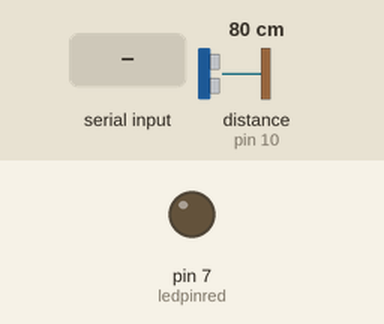
Simulated run of this sketch. Board: Arduino Uno, built with avr-gcc and run on an emulated ATmega328P. Shown: output pins drawn as LEDs (lit = HIGH). Wiring (inferred from the names in the program): ultrasonic range finder: trigger pin 12; echo pin 10. Inputs (shaded band) come from the test bench; at power-on: distance to the obstacle (sensor on pin 10) 80 cm. The echo pulse lasts 58.3 µs per cm; pins used as bus, display or sensor lines are not drawn; what the sketch prints to the serial monitor is not drawn.

Above: at 1.2 s.
1.3 s: "red on\n" received over Serial
At 2.0 s:
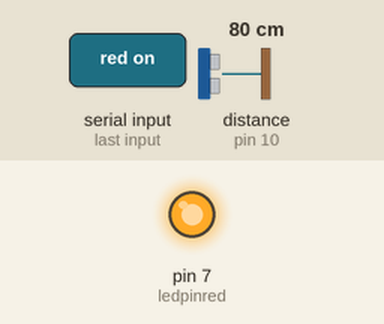
2.8 s: "red off\n" received over Serial
At 3.2 s:
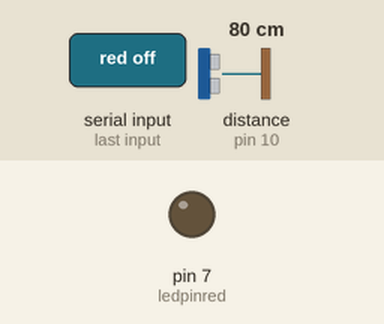
Timing chart, 0 to 5.8 s (numbered marks = the images above; inputs shaded):
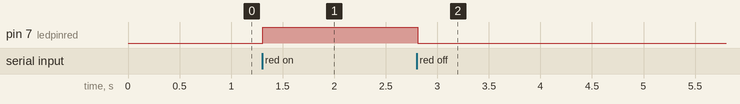

The sketch:

Automation.ino
```cpp
const int ledpinred = 7;
int i;
long duration;//date time datatype
float distance;
const int trig_pin = 12;
const int echo_pin = 10;
void setup() {
  Serial.begin(9600);
  pinMode(ledpinred, OUTPUT);
  pinMode(trig_pin, OUTPUT);
  pinMode(echo_pin, INPUT);

  // put your setup code here, to run once:

}

void loop() {
  if (Serial.available()>0){
      String command = Serial.readStringUntil('\n');
      command.trim();
      if (command == "red on"){
          digitalWrite(ledpinred, HIGH);


    }
    else if (command == "red off"){
      digitalWrite(ledpinred, LOW);


    }
  }
  digitalWrite(trig_pin, LOW);//Make sure it is low
  delayMicroseconds(2);//2 microseconds.
  digitalWrite(trig_pin, HIGH);//Turns it high
  delayMicroseconds(10);//Keeps it for that duration
  digitalWrite(trig_pin, LOW);//Then turns it low
  duration = pulseIn(echo_pin, HIGH);//Checks the amount of time that the echo_pin was on to check the signal
  distance = duration*0.034/2;//cm per microseconds. Calculates distance by using speed/time and dividing by two as signal travels twice the distance
  Serial.println(distance);


  // put your main code here, to run repeatedly:

}
```

Measured:
- after the input at 1.3 s, pin 7 (ledpinred): LOW → HIGH at once
- after the input at 2.8 s, pin 7 (ledpinred): HIGH → LOW at once
